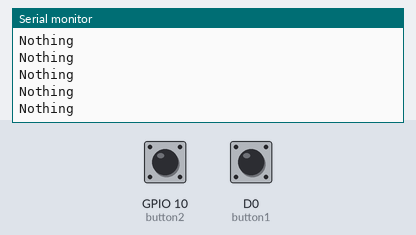
Bench run of a sketch on a simulated ESP8266 (NodeMCU). Parts: the last lines printed to the serial monitor. The inputs (shaded band) are chosen by the test bench; at power-on: GPIO 10 (button2) LOW, D0 (button1) LOW.

Above: at 1.2 s.
1.3 s: GPIO 10 (button2) pulled HIGH for 0.15 s
At 1.31 s:
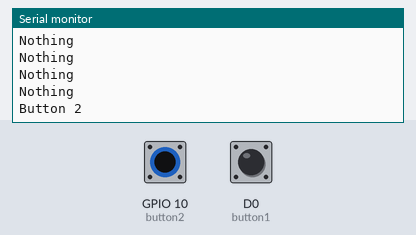
2.9 s: D0 (button1) pulled HIGH for 0.15 s
At 2.91 s:
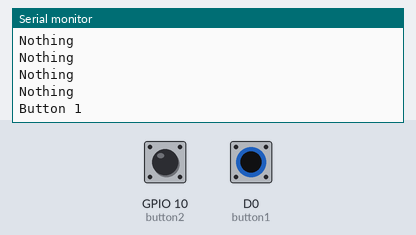

Measured:
- after the input at 1.3 s, the serial monitor: prints a new line at once (image 1)
- after the input at 2.9 s, the serial monitor: prints a new line at once (image 2)

The sketch:

read_analog.ino
```cpp
int button1 = D0; // push button is connected
int button2 = 10;
int temp1 = 0;    // temporary variable for reading the button pin status
int temp2 = 0;

void setup() {
  Serial.begin(9600);
  pinMode(button1, INPUT);   // declare LED as output
  pinMode(button2, INPUT); // declare push button as input
}

void loop() {
  temp1 = digitalRead(button1);
  temp2 = digitalRead(button2);
     if (temp1 == HIGH) {
      Serial.println("Button 1");
      delay(100);
     }
     else if (temp2 == HIGH) {
      Serial.println("Button 2");
      delay(100);
     }
     else {
      Serial.println("Nothing");
      delay(100);
     }
}
```
